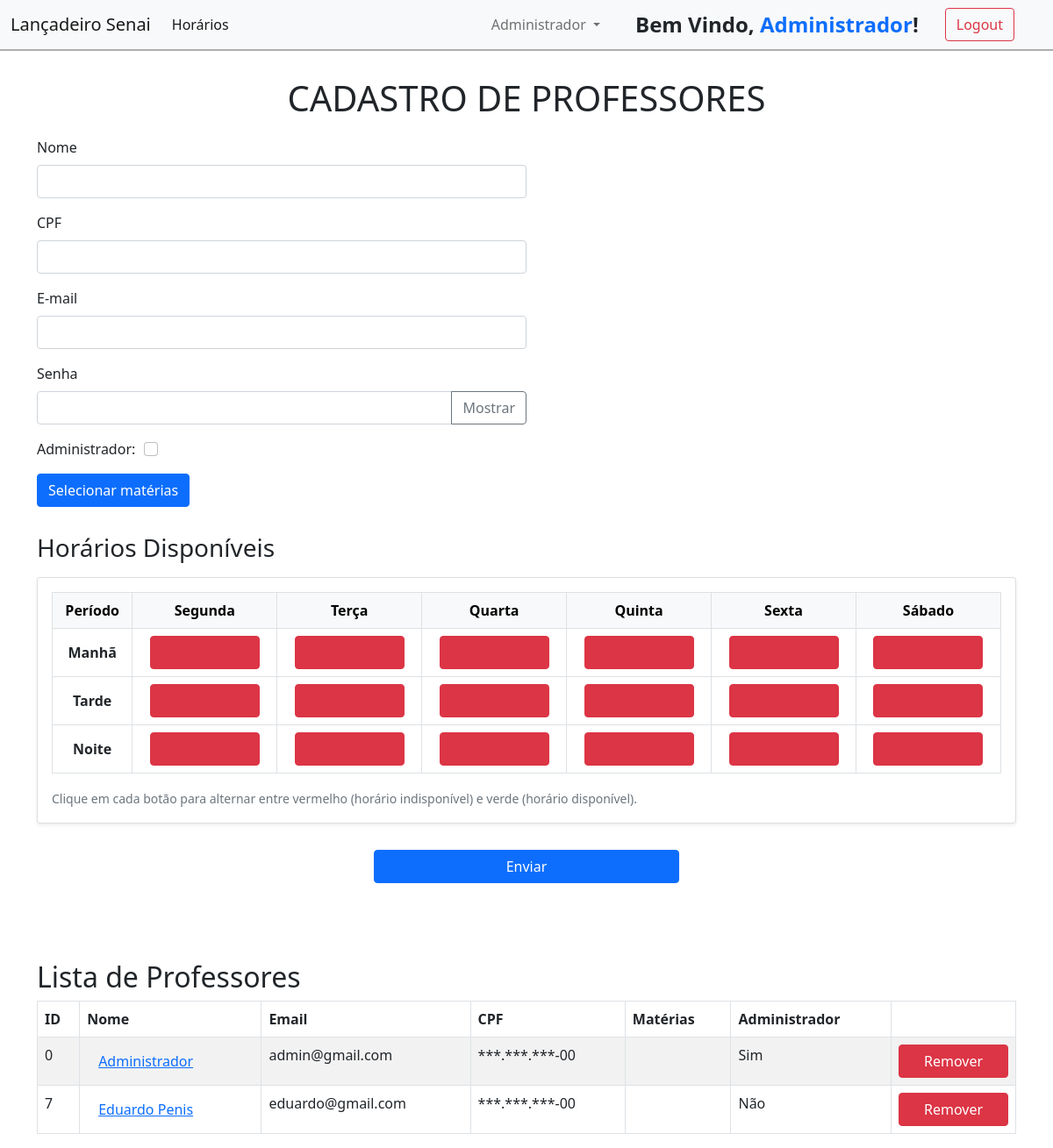
/pages/adm_professores.php (signed in), run on the app's committed database.
### tables this page shows
CREATE TABLE IF NOT EXISTS `professores` (
  `id_professor` int NOT NULL AUTO_INCREMENT,
  `nome_professor` varchar(100) NOT NULL,
  `email` varchar(100) NOT NULL,
  `senha` varchar(100) NOT NULL,
  `admin` tinyint(1) NOT NULL,
  `cpf` varchar(100) NOT NULL,
  `horarios` varchar(100) NOT NULL,
  `materias` varchar(1000) NOT NULL,
  PRIMARY KEY (`id_professor`)
);

### pages/adm_professores.php (the view, shortened to what this page needs)
<!DOCTYPE html>
<html lang="pt-br">
<head>
    <link rel="stylesheet" href="../bootstrap-styles/bootstrap.css" />
</head>
<body>
    <?php include '../components/navbar.php'; ?>
    <form action="../methods/post_professores.php" method="POST">
        <div class="container mt-4">
            <h1 style="margin-bottom: 20px; text-align: center;">CADASTRO DE PROFESSORES</h1>
            <div class="mb-3">
                <label id="nome" for="exampleInputEmail1" class="label-adictional-style form-label">Nome</label>
                <input class="form-control" name="nome_professor" aria-describedby="emailHelp" />
            </div>
            <div class="mb-3">
                <label id="cpf" for="exampleInputPassword1" class="label-adictional-style form-label">CPF</label>
                <input name="cpf" id="cpf" type="text" class="form-control" maxlength="11" oninput="mascara(this)" />
            </div>
            <div class="mb-3">
                <label id="email" for="exampleInputPassword1" class="label-adictional-style form-label">E-mail</label>
                <input name="email" type="email" class="form-control" />
            </div>
            <div class="mb-3">
                <label id="senha" for="exampleInputPassword1" class="label-adictional-style form-label">Senha</label>
                <div class="input-group">
                    <input style="position: static !important;" name="senha" type="password" class="form-control"
                        id="senhaInput" />
                    <button type="button" class="btn btn-outline-secondary" id="toggleSenha" tabindex="-1">
                        Mostrar
                    </button>
                </div>
            </div>
            <div id="adm-div" class="mb-3">
                <label id="admin" for="exampleInputPassword1" class="label-adictional-style form-label">Administrador: </label>
                <input onclick="toggleValue()" class="form-check-input" type="checkbox" name="admin" id="adminSim" value="0"></input>
            </div>
            <button type="button" class="btn btn-primary" data-bs-toggle="modal" data-bs-target="#materiasModal">
                Selecionar matérias
            </button>
        </div>
        <div class="container">
            <div style="margin-top: 30px;" class="d-flex justify-content-between align-items-center mb-3">
                <h3 class="m-0" style="font-size: 1.75rem; font-weight: 500;">Horários Disponíveis</h3>
            </div>
            <div class="card shadow-sm">
                <div class="card-body">
                    <div class="table-responsive">
                        <table class="table table-bordered table-fixed align-middle">
                            <thead class="table-light">
                                <tr>
                                    <th class="text-center">Período</th>
                                    <th class="text-center">Segunda</th>
                                    <th class="text-center">Terça</th>
                                    <th class="text-center">Quarta</th>
                                    <th class="text-center">Quinta</th>
                                    <th class="text-center">Sexta</th>
                                    <th class="text-center">Sábado</th>
                                </tr>
                            </thead>
                            <tbody name="horarios">
                                <tr>
                                    <td style="text-align: center;" class="td-center"><strong>Manhã</strong></td>
                                    <td id="segunda-manha" class="td-content" class="td-center"><input type="button"
                                            class="btn toggle-btn btn-danger" data-day="segunda" data-period="manha"
                                            aria-pressed="false"></input></td>
                                    <td id="terca-manha" class="td-content" class="td-center"><input type="button"
                                            class="btn toggle-btn btn-danger" data-day="terca" data-period="manha"
                                            aria-pressed="false"></input></td>
                                    <td id="quarta-manha" class="td-content" class="td-center"><input type="button"
                                            class="btn toggle-btn btn-danger" data-day="quarta" data-period="manha"
                                            aria-pressed="false"></input></td>
                                    <td id="quinta-manha" class="td-content" class="td-center"><input type="button"
                                            class="btn toggle-btn btn-danger" data-day="quinta" data-period="manha"
                                            aria-pressed="false"></input></td>
                                    <td id="sexta-manha" class="td-content" class="td-center"><input type="button"
                                            class="btn toggle-btn btn-danger" data-day="sexta" data-period="manha"
                                            aria-pressed="false"></input></td>
                                    <td id="sabado-manha" class="td-content" class="td-center"><input type="button"
                                            class="btn toggle-btn btn-danger" data-day="sabado" data-period="manha"
                                            aria-pressed="false"></input></td>
                                </tr>
                                <tr>
                                    <td style="text-align: center;" class="td-center"><strong>Tarde</strong></td>
                                    <td id="segunda-tarde" class="td-content" class="td-center"><input type="button"
                                            class="btn toggle-btn btn-danger" data-day="segunda" data-period="tarde"
                                            aria-pressed="false"></input></td>
                                    <td id="terca-tarde" class="td-content" class="td-center"><input type="button"
                                            class="btn toggle-btn btn-danger" data-day="terca" data-period="tarde"
                                            aria-pressed="false"></input></td>
                                    <td id="quarta-tarde" class="td-content" class="td-center"><input type="button"
                                            class="btn toggle-btn btn-danger" data-day="quarta" data-period="tarde"
                                            aria-pressed="false"></input></td>
                                    <td id="quinta-tarde" class="td-content" class="td-center"><input type="button"
                                            class="btn toggle-btn btn-danger" data-day="quinta" data-period="tarde"
                                            aria-pressed="false"></input></td>
                                    <td id="sexta-tarde" class="td-content" class="td-center"><input type="button"
                                            class="btn toggle-btn btn-danger" data-day="sexta" data-period="tarde"
                                            aria-pressed="false"></input></td>
                                    <td id="sabado-tarde" class="td-content" class="td-center"><input type="button"
                                            class="btn toggle-btn btn-danger" data-day="sabado" data-period="tarde"
                                            aria-pressed="false"></input></td>
                                </tr>
                                <tr>
                                    <td style="text-align: center;" class="td-center"><strong>Noite</strong></td>
                                    <td id="segunda-noite" class="td-content" class="td-center"><input type="button"
                                            class="btn toggle-btn btn-danger" data-day="segunda" data-period="noite"
                                            aria-pressed="false"></input></td>
                                    <td id="terca-noite" class="td-content" class="td-center"><input type="button"
                                            class="btn toggle-btn btn-danger" data-day="terca" data-period="noite"
                                            aria-pressed="false"></input></td>
                                    <td id="quarta-noite" class="td-content" class="td-center"><input type="button"
                                            class="btn toggle-btn btn-danger" data-day="quarta" data-period="noite"
                                            aria-pressed="false"></input></td>
                                    <td id="quinta-noite" class="td-content" class="td-center"><input type="button"
                                            class="btn toggle-btn btn-danger" data-day="quinta" data-period="noite"
                                            aria-pressed="false"></input></td>
                                    <td id="sexta-noite" class="td-content" class="td-center"><input type="button"
                                            class="btn toggle-btn btn-danger" data-day="sexta" data-period="noite"
                                            aria-pressed="false"></input></td>
                                    <td id="sabado-noite" class="td-content" class="td-center"><input type="button"
                                            class="btn toggle-btn btn-danger" data-day="sabado" data-period="noite"
                                            aria-pressed="false"></input></td>
                                </tr>
                            </tbody>
                        </table>
                    </div>
                    <small class="text-muted">Clique em cada botão para alternar entre vermelho (horário indisponível) e
                        verde
                        (horário disponível).</small>
                </div>
            </div>
        </div>
        <button type="submit" class="btn btn-primary" style="margin-top: 30px; width: 30%;">Enviar</button>
    </form>
</body>
</html>
<?php
include "../connection.php";
$sql = "SELECT
            p.id_professor,
            p.nome_professor,
            p.email,
            p.admin,
            p.cpf,
            GROUP_CONCAT(m.nome_materia SEPARATOR ', ') AS materias
        FROM professores p
        LEFT JOIN professor_materia pm ON p.id_professor = pm.id_professor
        LEFT JOIN materias m ON pm.id_materia = m.id_materia
        GROUP BY p.id_professor";
$result = $connection->query($sql);
function mascararCPF($cpf) {
    $cpf = preg_replace('/\D/', '', $cpf);
    if (strlen($cpf) === 11) {
        return "***.***.***-" . substr($cpf, -2);
    } else {
        return "CPF inválido";
    }
}
if ($result->num_rows > 0) {
    echo '<div class="container mt-4">';
    echo '<h2>Lista de Professores</h2>';
    echo '<table class="table table-striped table-hover table-bordered">';
    echo '<thead><tr>
            <th>ID</th>
            <th>Nome</th>
            <th>Email</th>
            <th>CPF</th>
            <th>Matérias</th>
            <th>Administrador</th>
            <th style="width: 0 !important"></th>
          </tr></thead><tbody>';
    while ($row = $result->fetch_assoc()) {
        $cpf_mascarado = mascararCPF($row['cpf']);
        echo "<tr>";
        echo "<td>{$row['id_professor']}</td>";
        echo "<td><a onclick='openModal(\"{$row['nome_professor']}\", \"{$row['email']}\", \"{$cpf_mascarado}\")' class='btn btn-link'>{$row['nome_professor']}</a></td>";
        echo "<td>{$row['email']}</td>";
        echo "<td>{$cpf_mascarado}</td>";
        echo "<td>{$row['materias']}</td>";
        if ($row['admin'] == 1) {
            echo "<td>Sim</td>";
        } else {
            echo "<td>Não</td>";
        }
        echo '<td><a href="../methods/delete_professores.php?id_professor=' . $row["id_professor"] . '" class="btn btn-danger" onclick="return confirm(\'Tem certeza que deseja remover este usuário?\')">Remover</a></td>';
        echo "</tr>";
    }
    echo '</tbody></table></div>';
} else {
    echo '<div class="container mt-4"><div class="alert alert-warning">Nenhum professor cadastrado.</div></div>';
}
?>

### components/navbar.php (shortened to what this page needs)
<?php
echo '
    <nav style="margin: 0; border-bottom: solid #0000004d 2px; position: fixed; width: 100vw;" class="navbar navbar-expand-lg navbar-light bg-light">
        <div class="container-fluid">
        <a class="navbar-brand" href="./home.php">Lançadeiro Senai</a>
        <button class="navbar-toggler" type="button" data-bs-toggle="collapse" data-bs-target="#navbarSupportedContent" aria-controls="navbarSupportedContent" aria-expanded="false" aria-label="Toggle navigation">
            <span class="navbar-toggler-icon"></span>
        </button>
        <div class="collapse navbar-collapse" id="navbarSupportedContent">
            <ul class="navbar-nav me-auto mb-2 mb-lg-0" style="width: -webkit-fill-available; justify-content: space-between; margin: 0;">
            <li class="nav-item">
                <a class="nav-link active" aria-current="page" href="#">Horários</a>
            </li>
';
if (isset($_SESSION['admin']) && $_SESSION['admin'] == 1) {
    echo '
        <li class="nav-item dropdown">
            <a class="nav-link dropdown-toggle" href="#" id="navbarDropdown" role="button" data-bs-toggle="dropdown" aria-expanded="false">
            Administrador
            </a>
            <ul class="dropdown-menu" aria-labelledby="navbarDropdown">
            <li><a class="dropdown-item" href="./adm_professores.php">Professores</a></li>
            <li><a class="dropdown-item" href="./adm_materias.php">Disciplinas</a></li>
            <li>
                <hr class="dropdown-divider">
            </li>
            <li>
                <a class="dropdown-item" href="#">Horários</a>
            </li>
            </ul>
        </li>
        </ul>
        </div>';
}
echo '<ul class="d-flex" style="margin: 0;">';
if (isset($_SESSION['id_professor'])) {
    echo '<p style="margin: 0; font-weight: 600; font-size: 1.5rem;">Bem Vindo, <spam style="color: #0d6efd;">' . $_SESSION['nome_professor'] . '</spam>!</p>';
    echo '<a style="margin-right: 32px;" href="../methods/logout.php" class="btn btn-outline-danger">Logout</a>';
} else {
    echo '<a style="margin-right: 32px;" href="../index.php" class="btn btn-outline-success">Login</a>';
}
echo '</ul>';
echo '
    </div>
    </nav>
';
?>

### pages/adm_professores.php (style rules this page uses)
.mt-4 { margin-top: 5.5rem !important; }
.mb-3 { width: 50%; }
form { display: flex; justify-content: center; flex-direction: column; align-items: center; padding: 0 20px; }
.btn-danger { align-self: center; height: max-content; width: 125px; }
.td-content { text-align: center; }
.card { position: static !important; }
#adm-div { display: flex; align-items: center; gap: 10px; }
#adm-div .form-label { margin: 0; }
.form-check-input { margin: 0; margin-right: 5px; }
.d-flex { display: flex !important; align-items: center; gap: 30px; }

### data on the page
professores: id_professor "0", nome_professor "Administrador", email "admin@gmail.com", cpf "***.***.***-00", admin "Sim"
professores: id_professor "7", nome_professor "Eduardo Penis", email "eduardo@gmail.com", cpf "***.***.***-00", admin "Não"

### other printed values
$_SESSION['nome_professor'] "Administrador"
